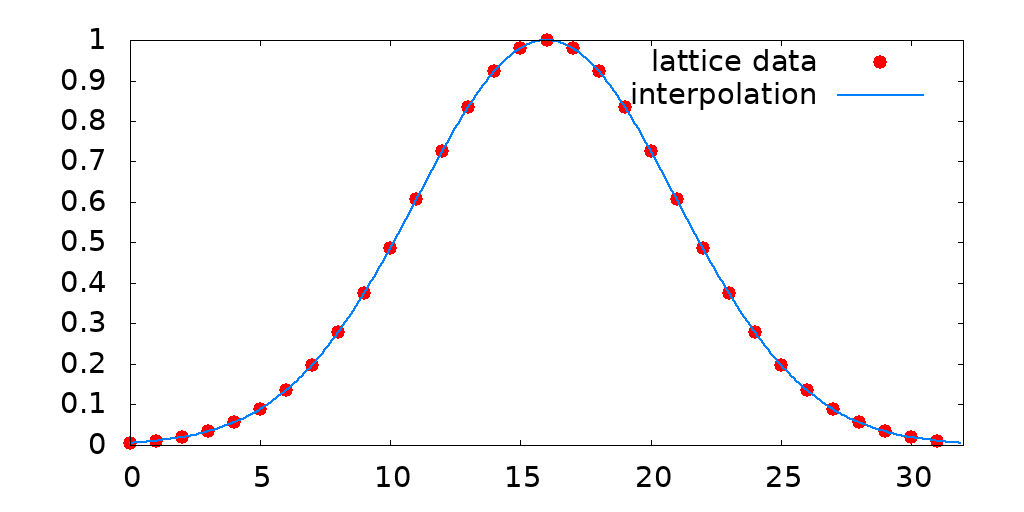

The gnuplot source for this figure:
set term png size 1024,512 font ",22"
set output "section2d_simple.png"

set style line 1 pt 7 ps 2.0 lw 2. lt 1 lc 1
set style line 2 pt 2 ps 1.5 lw 2. lt 1 lc 3 

set xrange[0:32]
plot "section2d_simple.txt" u 1:2 i 0 t "lattice data" w p ls 1,\
     "section2d_simple.txt" u 1:2 i 1 t "interpolation" w l ls 2


set out
set terminal X
